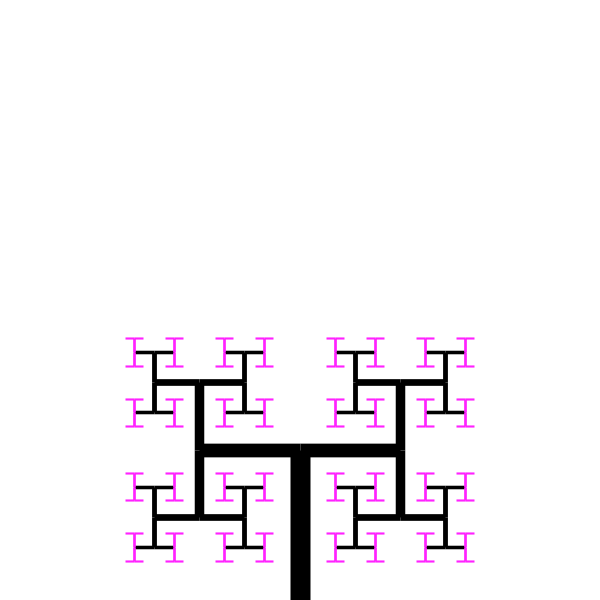
Frame 1 (no input)
Frame 60 (the mouse pressed at the canvas centre just before this capture): identical to frame 1, image omitted
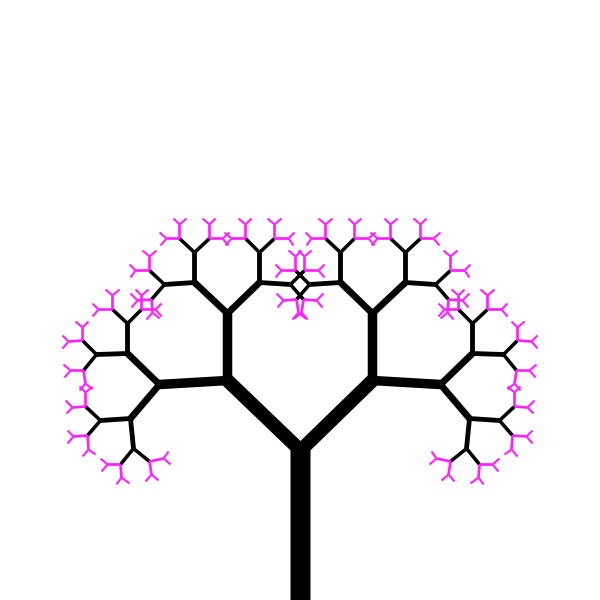
Frame 120 (the mouse held since frame 60 and released just before this capture)

The Processing sketch that drew these frames (run headless with seeded random() and noise(); from frame 60 on, the mouse is pressed at the canvas centre):

// Processing sketch: tree_mouseX
// ── tree_mouseX.pde
int minBranchLength = 8;
int maxBranchLength = 150;

void setup() {
  size(600, 600);
  windowMove(800, 0);
}

void draw() {
  background(255);
  translate(width/2, height);
  stroke(0);
  drawBranch(maxBranchLength, map(mouseX, 0, width, PI/2, PI/60));
}

void drawBranch(float branchLength, float angle) {
  float branchThickness = map(branchLength, minBranchLength, maxBranchLength, 2, 20);
  strokeWeight(branchThickness);
  strokeCap(SQUARE);
  if(branchLength < minBranchLength * 2){
    stroke(255,34,255);
  }
  //root
  line(0, 0, 0, -branchLength);
  //go to endpoint of root
  translate(0, -branchLength);

  branchLength*= 0.67; //make branchLength smaller
  
  if(branchLength > minBranchLength){
   //left branch
  push();
  rotate(-angle);
  drawBranch(branchLength, angle); //recall function
  pop();
  //right branch
  push();
  rotate(angle);
  drawBranch(branchLength, angle); //recall function
  pop();
  }
}
